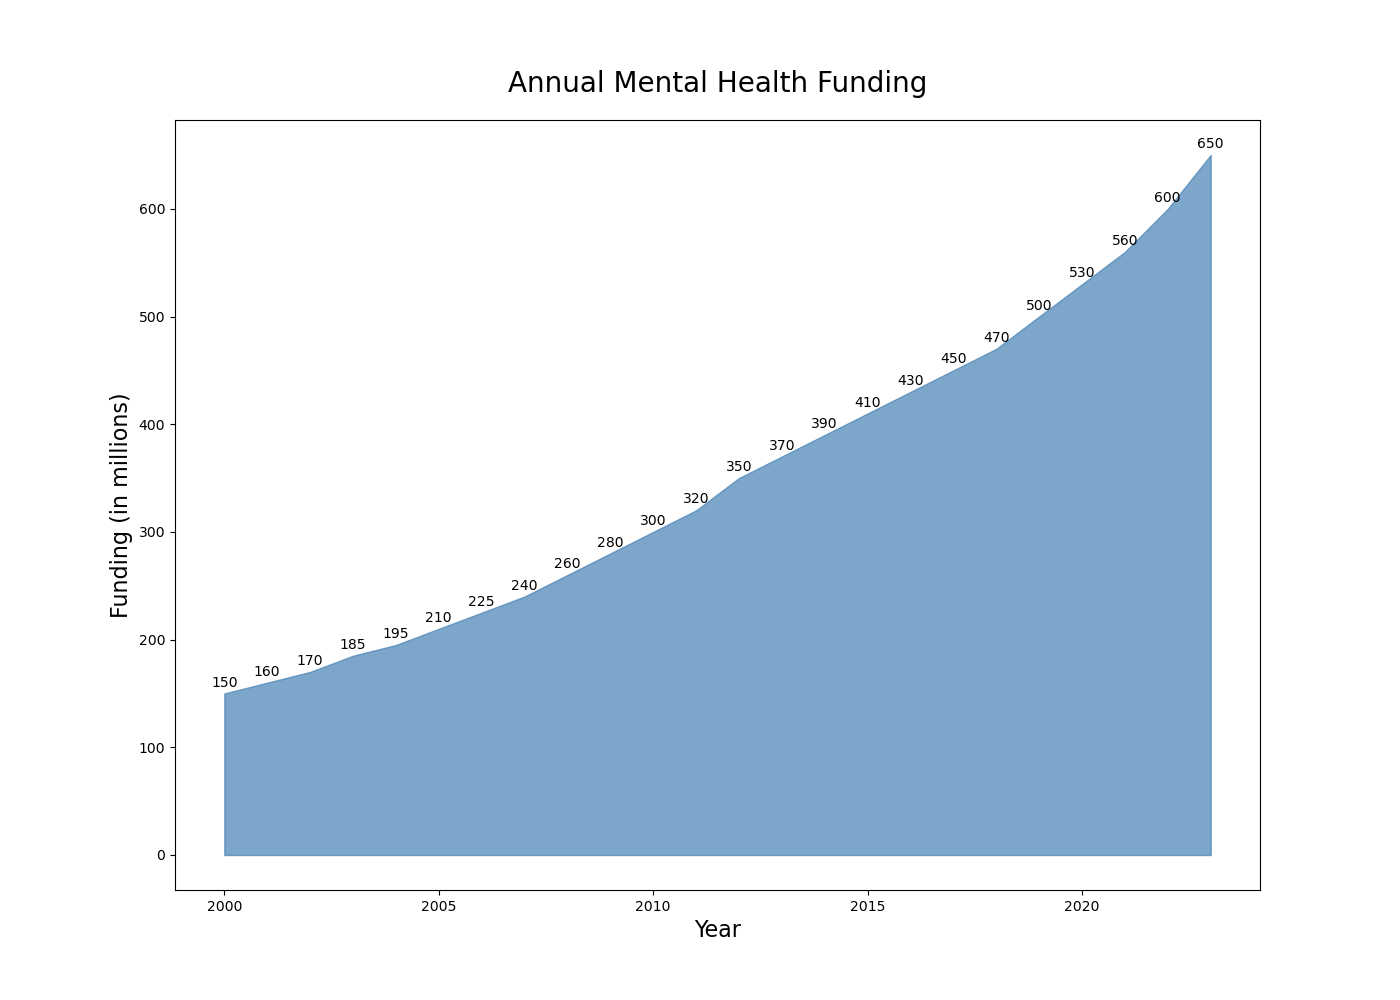

Recreate this plot in Python.

import matplotlib.pyplot as plt

# Data
years = [
    2000, 2001, 2002, 2003, 2004, 2005, 2006, 2007, 2008, 2009, 
    2010, 2011, 2012, 2013, 2014, 2015, 2016, 2017, 2018, 2019, 
    2020, 2021, 2022, 2023
]
funding = [
    150, 160, 170, 185, 195, 210, 225, 240, 260, 280, 
    300, 320, 350, 370, 390, 410, 430, 450, 470, 500, 
    530, 560, 600, 650
]

# Plot
plt.figure(figsize=(14, 10))
plt.fill_between(years, funding, color='#4682B4', alpha=0.7)

# Titles and labels
plt.title('Annual Mental Health Funding', fontsize=20, pad=20)
plt.xlabel('Year', fontsize=16)
plt.ylabel('Funding (in millions)', fontsize=16)

# Annotations
for i, txt in enumerate(funding):
    plt.annotate(txt, (years[i], funding[i]), textcoords="offset points", xytext=(0, 5), ha='center')

# Display the plot
plt.show()
